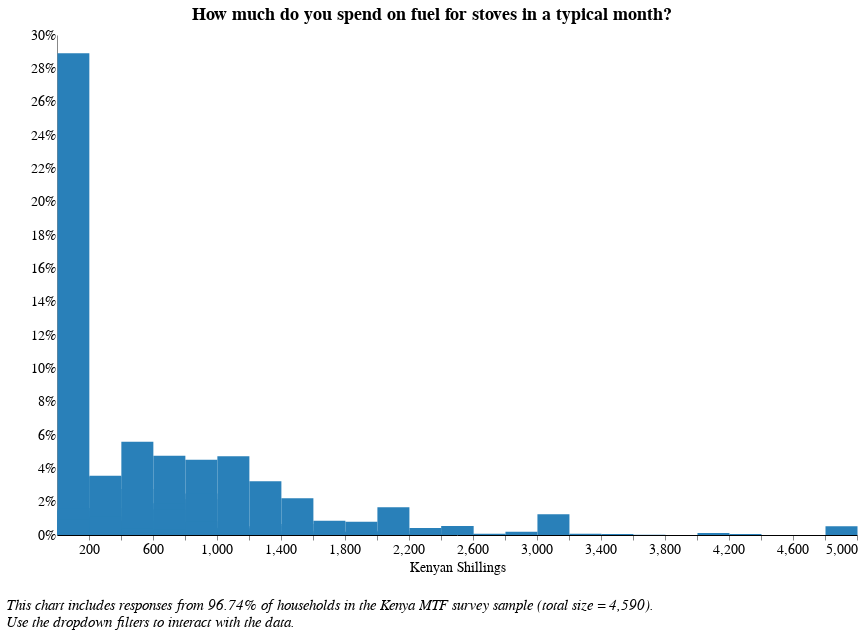

Here is the notebook cell this chart was saved with:
### Code cell
# I.41: "How much do you spend on the 1ST [FUEL TYPE] for this stove in the last month/in a typical month when you use the stove? 

alt.data_transformers.disable_max_rows()
source = cooking_final[cooking_final[['i_i_41a','i_18_a_1st_fuel', 'i_3_label']].notnull().all(1)]

c_1 = source['elc_aggr_tier'] != 'NaN'
c_2 = source['i_i_41a'] != 'NaN'

source = source[conjunction(c_1,c_2)]
df = source[['elc_aggr_tier', 'locality', 'i_i_41a', 'i_18_a_1st_fuel','i_3_label']]

cooking_fuels = alt.Chart(df).transform_joinaggregate(
    total='count(*)'
).transform_calculate(
    pct='1 / datum.total'                
).mark_rect(color = '#2980B9').encode(
    x = alt.X('i_i_41a', 
              bin=alt.Bin(extent=[1, 5000], step=200), 
              scale = alt.Scale(domain=(1,5000),clamp = True),
              axis = alt.Axis(title = "Kenyan Shillings ")),
    y= alt.Y('sum(pct):Q', axis=alt.Axis(format='%'), title = " "),
    tooltip = [alt.Tooltip('i_i_41a:N', title = "Response (Binned)"), 
               alt.Tooltip('sum(pct):Q', format = '.2%', title = "Percentage")]
).properties(
    width = 800,
    height = 500,
    title = " "
)

# Locality filter 
locality_options = [None, 'Urban', 'Rural']
locality_labels = ['National', 'Urban', 'Rural']
locality_dropdown= alt.binding_select(
    options= locality_options, 
    labels = locality_labels, 
    name = "Locality Breakdown  ")
locality_select= alt.selection_single(
    fields=["locality"],
    bind=locality_dropdown)

# Tier filter
tiers = [None, 'Tier 0', 'Tier 1', 'Tier 2', 'Tier 3', 'Tier 4', 'Tier 5']
tier_labels = ['All Tiers', 'Tier 0', 'Tier 1', 'Tier 2', 'Tier 3', 'Tier 4', 'Tier 5']
tier_dropdown=alt.binding_select(options=tiers, labels = tier_labels, name = "Electricity Tier  ")
tier_select=alt.selection_single(fields=['elc_aggr_tier'],
                                bind=tier_dropdown)

# Stove filter
sources = [None,'Three stone/Open fire','Manufactured stove', 'Other Self-Built Stove']
source_labels = ['All Stove Types','Three stone/Open fire', 'Manufactured Stove', 'Other Self-Built Stove']
source_dropdown=alt.binding_select(options=sources, 
                                  labels = source_labels, 
                                  name = "Stove Type  ")
source_select=alt.selection_single(fields=['i_3_label'],
                                bind=source_dropdown)

# Fuel filter - exclude missing values like processed biomass, ethanol, coal briquette
fuels = [None, 'Kerosene', 'Coal/lignite', 'Charcoal', 'Crop Residue/Plant Biomass', 'Biogas', 'LPG/cooking gas', 'Electricity']
fuel_labels = ['All Fuel Types', 'Kerosene', 'Coal/lignite', 'Charcoal', 'Crop Residue', 'Biogas', 'LPG/cooking gas', 'Electricity']
fuel_dropdown=alt.binding_select(options = fuels, 
                                  labels = fuel_labels, 
                                  name = "Fuel Type  ")
fuel_select=alt.selection_single(fields=['i_18_a_1st_fuel'],
                                bind=fuel_dropdown)

i_41_a = cooking_fuels.add_selection(
    tier_select
).transform_filter(
    tier_select 
).add_selection(
    source_select
).transform_filter(
    source_select
).add_selection(
    fuel_select
).transform_filter(
    fuel_select
).add_selection(
    locality_select
).transform_filter(
    locality_select
)

chart = i_41_a.properties(
    title={
      "text": ["How much do you spend on fuel for stoves in a typical month?"],
      "color": "black",
        "font": 'Times New Roman'
    }
)

final = alt.concat(chart,
    title=alt.TitleParams(
        ['', '',  
         'This chart includes responses from 96.74% of households in the Kenya MTF survey sample (total size = 4,590).',
         'Use the dropdown filters to interact with the data.'],
        baseline='bottom',
        orient='bottom',
        anchor='start',
        font = 'Times New Roman',
        fontWeight='normal',
        fontStyle = "italic",
        fontSize=15)
)

final = final.configure(font = 'Times New Roman')
final

### Figure 1 — Vega-Lite specification as saved in the notebook (floating-point values rounded to 4 significant figures; data arrays with more than 128 entries replaced by an {"elided": "..."} marker saying what was removed)
{"width": 800, "height": 400, "config": {"title": {"fontSize": 18, "font": "Times New Roman", "anchor": "center", "fontColor": "#000000"}, "axisX": {"domain": true, "domainColor": "#000000", "grid": false, "labelFont": "Times New Roman", "labelFontSize": 14, "titleFont": "Times New Roman", "titleFontSize": 14, "titleFontWeight": "normal", "title": "X Axis Title (units)"}, "axisY": {"domain": true, "grid": false, "gridColor": "#DEDDDD", "gridWidth": 1, "labelFont": "Times New Roman", "labelFontSize": 14, "labelAngle": 0, "ticks": false, "titleFont": "Times New Roman", "titleFontSize": 14, "titleFontWeight": "normal", "titlePadding": 10, "title": "Y Axis Title (units)"}, "range": {"category": ["#2980B9", "#003366", "#FFAE19", "#D68910", "#E67E22", "#D35400", "#FF4500", "#FF6162", "#438B28", "#45B39D", "#99ADC1", "#212F3C"]}, "legend": {"labelFont": "Times New Roman", "labelFontSize": 14, "symbolType": "square", "symbolSize": 100, "titleFont": "Times New Roman", "titleFontSize": 14, "titleFontWeight": "normal", "title": "Legend", "orient": "right", "offset": 0}, "tooltip": {"font": "Open Sans"}, "view": {"stroke": "transparent", "text": {"font": "Times New Roman", "color": ["#2980B9", "#003366", "#FFAE19", "#D68910", "#E67E22", "#D35400", "#FF4500", "#FF6162", "#438B28", "#45B39D", "#99ADC1", "#212F3C"], "fontSize": 14, "align": "right", "fontWeight": 400, "size": 14}, "bar": {"size": 40, "binSpacing": 1, "continuousBandSize": 30, "discreteBandSize": 30, "fill": ["#2980B9", "#003366", "#FFAE19", "#D68910", "#E67E22", "#D35400", "#FF4500", "#FF6162", "#438B28", "#45B39D", "#99ADC1", "#212F3C"], "stroke": false}}, "font": "Times New Roman"}, "concat": [{"mark": {"type": "rect", "color": "#2980B9"}, "encoding": {"tooltip": [{"type": "nominal", "field": "i_i_41a", "title": "Response (Binned)"}, {"type": "quantitative", "aggregate": "sum", "field": "pct", "format": ".2%", "title": "Percentage"}], "x": {"type": "quantitative", "axis": {"title": "Kenyan Shillings "}, "bin": {"extent": [1, 5000], "step": 200}, "field": "i_i_41a", "scale": {"clamp": true, "domain": [1, 5000]}}, "y": {"type": "quantitative", "aggregate": "sum", "axis": {"format": "%"}, "field": "pct", "title": " "}}, "height": 500, "selection": {"selector023": {"type": "single", "fields": ["elc_aggr_tier"], "bind": {"input": "select", "options": [null, "Tier 0", "Tier 1", "Tier 2", "Tier 3", "Tier 4", "Tier 5"], "labels": ["All Tiers", "Tier 0", "Tier 1", "Tier 2", "Tier 3", "Tier 4", "Tier 5"], "name": "Electricity Tier  "}}, "selector024": {"type": "single", "fields": ["i_3_label"], "bind": {"input": "select", "options": [null, "Three stone/Open fire", "Manufactured stove", "Other Self-Built Stove"], "labels": ["All Stove Types", "Three stone/Open fire", "Manufactured Stove", "Other Self-Built Stove"], "name": "Stove Type  "}}, "selector025": {"type": "single", "fields": ["i_18_a_1st_fuel"], "bind": {"input": "select", "options": [null, "Kerosene", "Coal/lignite", "Charcoal", "Crop Residue/Plant Biomass", "Biogas", "LPG/cooking gas", "Electricity"], "labels": ["All Fuel Types", "Kerosene", "Coal/lignite", "Charcoal", "Crop Residue", "Biogas", "LPG/cooking gas", "Electricity"], "name": "Fuel Type  "}}, "selector022": {"type": "single", "fields": ["locality"], "bind": {"input": "select", "options": [null, "Urban", "Rural"], "labels": ["National", "Urban", "Rural"], "name": "Locality Breakdown  "}}}, "title": {"text": ["How much do you spend on fuel for stoves in a typical month?"], "color": "black", "font": "Times New Roman"}, "transform": [{"joinaggregate": [{"op": "count", "field": "*", "as": "total"}]}, {"calculate": "1 / datum.total", "as": "pct"}, {"filter": {"selection": "selector023"}}, {"filter": {"selection": "selector024"}}, {"filter": {"selection": "selector025"}}, {"filter": {"selection": "selector022"}}], "width": 800}], "data": {"name": "data-c5229c38b2c9c683f849e7d776c134b4"}, "title": {"text": ["", "", "This chart includes responses from 96.74% of households in the Kenya MTF survey sample (total size = 4,590).", "Use the dropdown filters to interact with the data."], "anchor": "start", "baseline": "bottom", "font": "Times New Roman", "fontSize": 15, "fontStyle": "italic", "fontWeight": "normal", "orient": "bottom"}, "$schema": "https://vega.github.io/schema/vega-lite/v4.8.1.json", "datasets": {"data-c5229c38b2c9c683f849e7d776c134b4": {"elided": "4988 records"}}}
